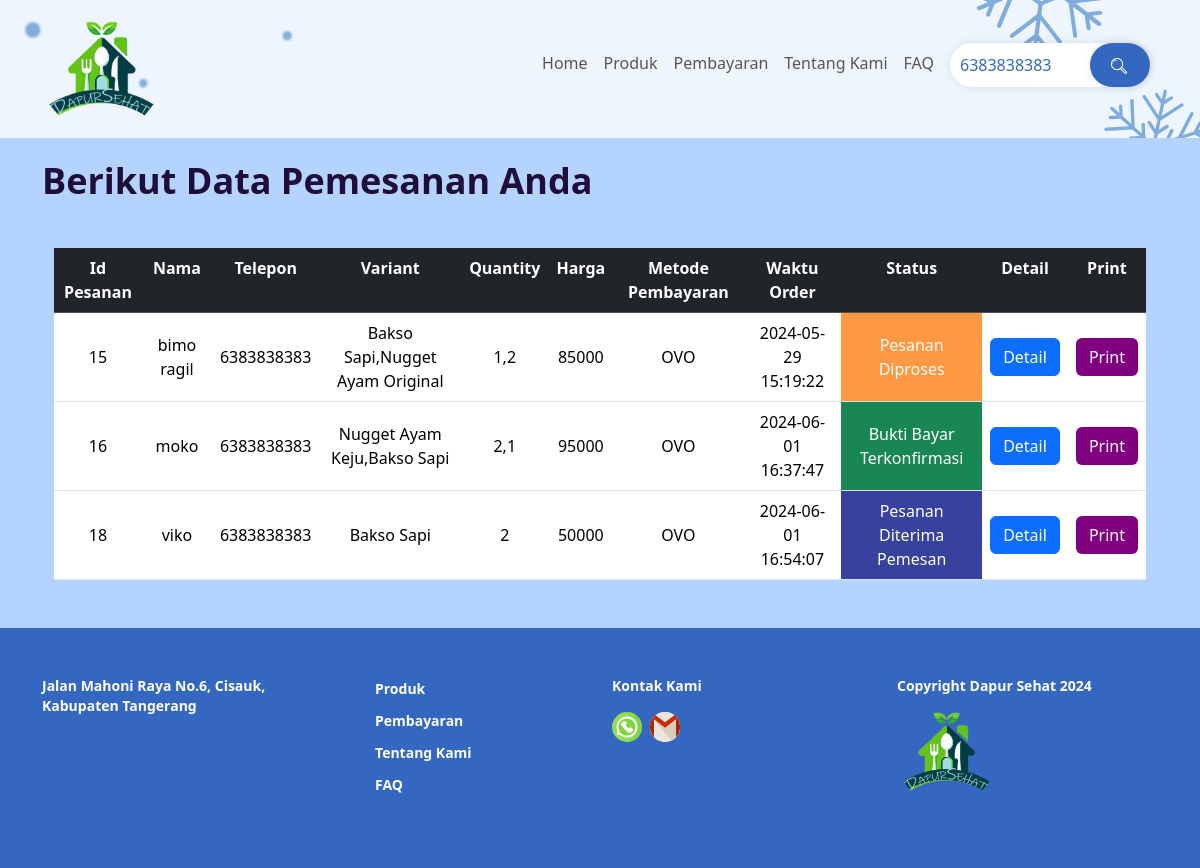
The page /cari-pesanan.php?tcari=6383838383 on the database its author committed.
### tables this page shows
CREATE TABLE `orders` (
  `id` int(11) NOT NULL,
  `nama` varchar(50) NOT NULL,
  `telepon` varchar(50) NOT NULL,
  `email` varchar(50) DEFAULT NULL,
  `wilayah` varchar(50) NOT NULL,
  `alamat` varchar(225) NOT NULL,
  `mtdBayar` varchar(50) NOT NULL,
  `order_date` timestamp NOT NULL DEFAULT current_timestamp(),
  `status` varchar(50) DEFAULT 'Menunggu Bukti Pembayaran'
);

### public/cari-pesanan.php (the view, shortened to what this page needs)
<!DOCTYPE html>
<html lang="en">
<head>
    <link href="https://cdn.jsdelivr.net/npm/bootstrap@5.3.3/dist/css/bootstrap.min.css" rel="stylesheet">
    <link rel="stylesheet" href="https://cdn.jsdelivr.net/npm/bootstrap-icons@1.11.3/font/bootstrap-icons.min.css">
    <link rel="stylesheet" href="https://unpkg.com/aos@next/dist/aos.css" />
    <link rel="stylesheet" href="css/style.css">
</head>
<body>
    <section id="hero-container" style="
    background-image: url('images/bgtop.svg');
    background-size: cover;
    background-repeat: no-repeat;
    background-position: center;
    ">
        <div id="navbar"></div>
    </section>
    <section id="tabelCariPesanan">
        <div class="container py-2">
            <h1 class="title py-2">Berikut Data Pemesanan Anda</h1>
            <div class="container py-4 table-responsive">
                <main>
                    <table class="table table-hover text-center" data-aos="fade-down">
                        <tr class="table-dark">
                            <th>Id Pesanan</th>
                            <th>Nama</th>
                            <th>Telepon</th>
                            <th>Variant</th>
                            <th>Quantity</th>
                            <th>Harga</th>
                            <th>Metode Pembayaran</th>
                            <th>Waktu Order</th>
                            <th>Status</th>
                            <th>Detail</th>
                            <th>Print</th>
                        </tr>
                        <?php
                        if (isset($_GET['tcari'])) {
                            $keyword = mysqli_real_escape_string($db, $_GET['tcari']);
                            $query = "SELECT
                                        o.id,
                                        o.nama,
                                        o.telepon,
                                        o.email,
                                        o.wilayah,
                                        o.alamat,
                                        o.mtdBayar,
                                        o.order_date,
                                        o.status,
                                        GROUP_CONCAT(oi.product_id) AS product_id,
                                        GROUP_CONCAT(p.variant) AS variant,
                                        GROUP_CONCAT(oi.quantity) AS quantity,
                                        SUM(oi.harga_orders) AS harga_orders
                                    FROM
                                        orders o
                                    JOIN
                                        order_items oi ON o.id = oi.order_id
                                    JOIN
                                        products p ON oi.product_id = p.id
                                    WHERE
                                        o.telepon LIKE '%$keyword%'
                                    GROUP BY
                                        o.id, o.nama, o.telepon, o.email, o.wilayah, o.alamat, o.mtdBayar, o.order_date, o.status";
                            $result = mysqli_query($db, $query);
                            if ($result) {
                                $num_rows = mysqli_num_rows($result);
                                if ($num_rows > 0) {
                                    while ($row = mysqli_fetch_assoc($result)) {
                                        $detail_id = "detail_" . $row["id"];
                                        $status_class = "";
                                        switch ($row["status"]) {
                                            case 'Bukti Bayar Terkonfirmasi':
                                                $status_class = "style='background-color: #198754'";
                                                break;
                                            case 'Pesanan Diproses':
                                                $status_class = "style='background-color: #FF9843'";
                                                break;
                                            case 'Pesanan Diterima Pemesan':
                                                $status_class = "style='background-color: #38419D'";
                                                break;
                                        }
                                        echo "<tr>
                                                <td class='align-middle'>" . $row["id"] . "</td>
                                                <td class='align-middle'>" . $row["nama"] . "</td>
                                                <td class='align-middle'>" . $row["telepon"] . "</td>
                                                <td class='align-middle'>" . $row["variant"] . "</td>
                                                <td class='align-middle'>" . $row["quantity"] . "</td>
                                                <td class='align-middle'>" . $row["harga_orders"] . "</td>
                                                <td class='align-middle'>" . $row["mtdBayar"] . "</td>
                                                <td class='align-middle'>" . $row["order_date"] . "</td>
                                                <td class='text-white align-middle' {$status_class}>" . $row["status"] . "</td>
                                                <td class='align-middle'>
                                                    <button class='btn btn-primary text-white' data-bs-toggle='modal' data-bs-target='#" . $detail_id . "'>Detail</button>
                                                </td>
                                                <td class='align-middle'>
                                                    <a class='btn text-white' href='../print-order.php?order_id=" .  $row["id"] . "' style='background-color: purple';>Print</a>
                                                </td>
                                            </tr>";
                                    }
                                } else {
                                    echo "<tr><td colspan='11'>Tidak ada hasil pencarian untuk '" . htmlspecialchars($keyword, ENT_QUOTES) . "'</td></tr>";
                                }
                            } else {
                                echo '<tr><td colspan="11">Terjadi kesalahan dalam mengambil data.</td></tr>';
                            }
                        } else {
                            echo '<tr><td colspan="11">Tidak ada data.</td></tr>';
                        }
                        ?>
                    </table>
                </main>
            </div>
        </div>
    </section>
    <section id="footer" style="background-color: #3468C0;">
    </section>
</body>
</html>

### public/css/style.css (style rules this page uses)
* { margin: 0; padding: 0; }
html { scroll-behavior: smooth; }
body { color: #200E3A; background-color: #B4D4FF; }
.title { font-size: 36px; font-weight: 800; line-height: 54px; }

### rows shown on the page
orders: id "15", nama "bimo ragil", telepon "6383838383", variant "Bakso Sapi,Nugget Ayam Original", quantity "1,2", harga_orders "85000", mtdBayar "OVO", order_date "2024-05-29 15:19:22", status "Pesanan Diproses"
orders: id "16", nama "moko", telepon "6383838383", variant "Nugget Ayam Keju,Bakso Sapi", quantity "2,1", harga_orders "95000", mtdBayar "OVO", order_date "2024-06-01 16:37:47", status "Bukti Bayar Terkonfirmasi"
orders: id "18", nama "viko", telepon "6383838383", variant "Bakso Sapi", quantity "2", harga_orders "50000", mtdBayar "OVO", order_date "2024-06-01 16:54:07", status "Pesanan Diterima Pemesan"
